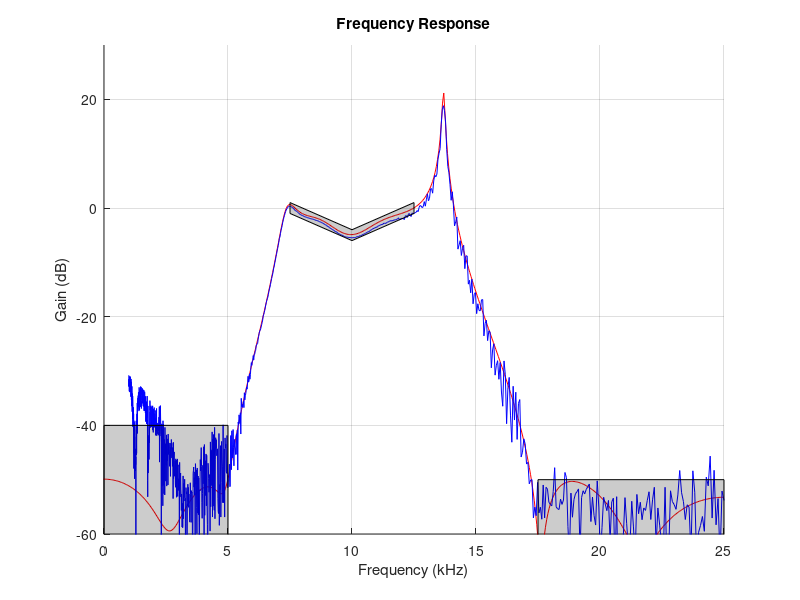

MATLAB code for this plot:
% ECE 486 Lab #3 - Task #4
% Authors:
%   Christian Auspland
%   Matthew Blanchard
%   Ben Grooms
% 
% This script plots/compares the ideal/actual frequency response of the
% filter from Task 2

f_samp = 50e+3;

final_poles = [ ...
    0.404069767441861 + 0.773255813953489i, ...
    0.404069767441861 - 0.773255813953489i, ...
    0.578488372093023 + 0.767441860465116i, ...
    0.578488372093023 - 0.767441860465116i, ...
   -0.148255813953488 + 0.982558139534884i, ...
   -0.148255813953488 - 0.982558139534884i, ...
    0.159883720930233 + 0.813953488372094i, ...
    0.159883720930233 - 0.813953488372094i, ...
   -0.0145348837209303 + 0.674418604651163i, ...
   -0.0145348837209303 - 0.674418604651163i, ...
];

final_zeros = [ ...
    0.886627906976744 + 0.308139534883721i, ...
    0.886627906976744 - 0.308139534883721i, ...
    0.787790697674418 + 0.552325581395349i, ...
    0.787790697674418 - 0.552325581395349i, ...
   -0.845930232558140 + 0.383720930232558i, ...
   -0.845930232558140 - 0.383720930232558i, ...
   -0.592185053361829 + 0.793357966226374i, ...
   -0.592185053361829 - 0.793357966226374i, ...
    0.264534883720930 + 0.813953488372093i, ...
    0.264534883720930 - 0.813953488372093i, ...
];

% Create plot for the filter response
fig_response_final = figure();
ax_response_final = axes('Parent', fig_response_final);
hold(ax_response_final, 'on');
xlim(ax_response_final, [0 0.5] .* f_samp ./ 1e+3);
ylim(ax_response_final, [-60 30]);
xlabel(ax_response_final, 'Frequency (kHz)');
ylabel(ax_response_final, 'Gain (dB)');
title(ax_response_final, 'Frequency Response');
grid(ax_response_final, 'on');

% Plot the frequency response of the entire filter
filt_num = poly(final_zeros);
filt_den = poly(final_poles);
k = 1 ./ filternorm(filt_num, filt_den);

f = -0.5:1e-3:0.5;
z = exp(-1j .* 2 .* pi .* f);
f_real = f .* f_samp;
H = k .* (polyval(filt_num, z) ./ polyval(filt_den, z));
Hdb = 20 .* log10(abs(H));

cla(ax_response_final);
plot(ax_response_final, f_real ./ 1e+3, Hdb, 'r');

real_response = csvread('freq_response.csv');
plot(ax_response_final, real_response(:,1) ./ 1e+3, real_response(:,2), 'b');

% Add regions of interest
region_1 = fill(ax_response_final, [0, 0, 0.1, 0.1].*f_samp./1e+3, [-500, -40, -40, -500], 'k');
set(region_1, 'facealpha', 0.2);
region_2 = fill(ax_response_final, [0.15, 0.15, 0.2, 0.25, 0.25, 0.2].*f_samp./1e+3, [1, -1, -6, -1, 1, -4], 'k');
set(region_2, 'facealpha', 0.2);
region_3 = fill(ax_response_final, [0.35, 0.35, 0.5, 0.5].*f_samp./1e+3, [-500, -50, -50, -500], 'k');
set(region_3, 'facealpha', 0.2);

